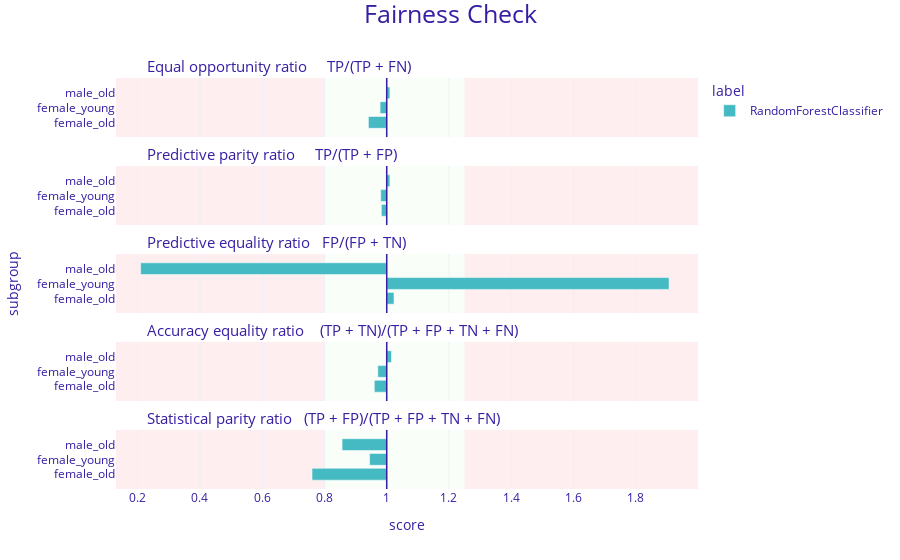

The notebook cell saved with this chart:
### Markdown cell above
**Fairness Check plot**

### Code cell
fobject.plot()

### Figure 1 — Plotly figure (JSON) as saved in the notebook; plotly's stock layout.template omitted (floating-point values rounded to 4 significant figures)
{"data": [{"alignmentgroup": "True", "customdata": [["female_old", 0.941, "RandomForestClassifier"], ["female_young", 0.979, "RandomForestClassifier"], ["male_old", 1.01, "RandomForestClassifier"]], "hovertemplate": "<b>%{customdata[2]}</b><br>Subgroup: %{customdata[0]}<br>Score: %{customdata[1]}<br><extra></extra>", "legendgroup": "RandomForestClassifier", "marker": {"color": "#46bac2", "pattern": {"shape": ""}}, "name": "RandomForestClassifier", "offsetgroup": "RandomForestClassifier", "orientation": "h", "showlegend": true, "textposition": "auto", "type": "bar", "x": [-0.05888, -0.02132, 0.01015], "xaxis": "x5", "y": [0.25, 0.5, 0.75], "yaxis": "y5"}, {"alignmentgroup": "True", "customdata": [["female_old", 0.983, "RandomForestClassifier"], ["female_young", 0.981, "RandomForestClassifier"], ["male_old", 1.01, "RandomForestClassifier"]], "hovertemplate": "<b>%{customdata[2]}</b><br>Subgroup: %{customdata[0]}<br>Score: %{customdata[1]}<br><extra></extra>", "legendgroup": "RandomForestClassifier", "marker": {"color": "#46bac2", "pattern": {"shape": ""}}, "name": "RandomForestClassifier", "offsetgroup": "RandomForestClassifier", "orientation": "h", "showlegend": false, "textposition": "auto", "type": "bar", "x": [-0.01726, -0.01929, 0.01015], "xaxis": "x4", "y": [0.25, 0.5, 0.75], "yaxis": "y4"}, {"alignmentgroup": "True", "customdata": [["female_old", 1.023, "RandomForestClassifier"], ["female_young", 1.907, "RandomForestClassifier"], ["male_old", 0.209, "RandomForestClassifier"]], "hovertemplate": "<b>%{customdata[2]}</b><br>Subgroup: %{customdata[0]}<br>Score: %{customdata[1]}<br><extra></extra>", "legendgroup": "RandomForestClassifier", "marker": {"color": "#46bac2", "pattern": {"shape": ""}}, "name": "RandomForestClassifier", "offsetgroup": "RandomForestClassifier", "orientation": "h", "showlegend": false, "textposition": "auto", "type": "bar", "x": [0.02326, 0.907, -0.7907], "xaxis": "x3", "y": [0.25, 0.5, 0.75], "yaxis": "y3"}, {"alignmentgroup": "True", "customdata": [["female_old", 0.96, "RandomForestClassifier"], ["female_young", 0.971, "RandomForestClassifier"], ["male_old", 1.015, "RandomForestClassifier"]], "hovertemplate": "<b>%{customdata[2]}</b><br>Subgroup: %{customdata[0]}<br>Score: %{customdata[1]}<br><extra></extra>", "legendgroup": "RandomForestClassifier", "marker": {"color": "#46bac2", "pattern": {"shape": ""}}, "name": "RandomForestClassifier", "offsetgroup": "RandomForestClassifier", "orientation": "h", "showlegend": false, "textposition": "auto", "type": "bar", "x": [-0.03988, -0.02863, 0.01534], "xaxis": "x2", "y": [0.25, 0.5, 0.75], "yaxis": "y2"}, {"alignmentgroup": "True", "customdata": [["female_old", 0.76, "RandomForestClassifier"], ["female_young", 0.945, "RandomForestClassifier"], ["male_old", 0.857, "RandomForestClassifier"]], "hovertemplate": "<b>%{customdata[2]}</b><br>Subgroup: %{customdata[0]}<br>Score: %{customdata[1]}<br><extra></extra>", "legendgroup": "RandomForestClassifier", "marker": {"color": "#46bac2", "pattern": {"shape": ""}}, "name": "RandomForestClassifier", "offsetgroup": "RandomForestClassifier", "orientation": "h", "showlegend": false, "textposition": "auto", "type": "bar", "x": [-0.2399, -0.05496, -0.1434], "xaxis": "x", "y": [0.25, 0.5, 0.75], "yaxis": "y"}], "layout": {"annotations": [{"font": {"size": 15}, "showarrow": false, "text": "Statistical parity ratio   (TP + FP)/(TP + FP + TN + FN)", "x": 0.05, "xanchor": "left", "xref": "paper", "y": 0.144, "yanchor": "bottom", "yref": "paper"}, {"font": {"size": 15}, "showarrow": false, "text": "Accuracy equality ratio    (TP + TN)/(TP + FP + TN + FN)", "x": 0.05, "xanchor": "left", "xref": "paper", "y": 0.358, "yanchor": "bottom", "yref": "paper"}, {"font": {"size": 15}, "showarrow": false, "text": "Predictive equality ratio   FP/(FP + TN)", "x": 0.05, "xanchor": "left", "xref": "paper", "y": 0.572, "yanchor": "bottom", "yref": "paper"}, {"font": {"size": 15}, "showarrow": false, "text": "Predictive parity ratio     TP/(TP + FP)", "x": 0.05, "xanchor": "left", "xref": "paper", "y": 0.786, "yanchor": "bottom", "yref": "paper"}, {"font": {"size": 15}, "showarrow": false, "text": "Equal opportunity ratio     TP/(TP + FN)", "x": 0.05, "xanchor": "left", "xref": "paper", "y": 1, "yanchor": "bottom", "yref": "paper"}], "barmode": "group", "font": {"color": "#371ea3"}, "legend": {"title": {"text": "label"}, "tracegroupgap": 0}, "margin": {"b": 71, "r": 30, "t": 78}, "shapes": [{"fillcolor": "#f05a71", "layer": "below", "line": {"width": 0}, "opacity": 0.1, "type": "rect", "x0": 0.25, "x1": 1, "xref": "x", "y0": 0, "y1": 1, "yref": "y"}, {"fillcolor": "#f05a71", "layer": "below", "line": {"width": 0}, "opacity": 0.1, "type": "rect", "x0": -0.8698, "x1": -0.2, "xref": "x", "y0": 0, "y1": 1, "yref": "y"}, {"fillcolor": "#c7f5bf", "layer": "below", "line": {"width": 0}, "opacity": 0.1, "type": "rect", "x0": -0.2, "x1": 0.25, "xref": "x", "y0": 0, "y1": 1, "yref": "y"}, {"line": {"color": "#371ea3", "width": 1.5}, "type": "line", "x0": 0, "x1": 0, "xref": "x", "y0": 0, "y1": 1, "yref": "y"}, {"fillcolor": "#f05a71", "layer": "below", "line": {"width": 0}, "opacity": 0.1, "type": "rect", "x0": 0.25, "x1": 1, "xref": "x", "y0": 0, "y1": 1, "yref": "y2"}, {"fillcolor": "#f05a71", "layer": "below", "line": {"width": 0}, "opacity": 0.1, "type": "rect", "x0": -0.8698, "x1": -0.2, "xref": "x", "y0": 0, "y1": 1, "yref": "y2"}, {"fillcolor": "#c7f5bf", "layer": "below", "line": {"width": 0}, "opacity": 0.1, "type": "rect", "x0": -0.2, "x1": 0.25, "xref": "x", "y0": 0, "y1": 1, "yref": "y2"}, {"line": {"color": "#371ea3", "width": 1.5}, "type": "line", "x0": 0, "x1": 0, "xref": "x", "y0": 0, "y1": 1, "yref": "y2"}, {"fillcolor": "#f05a71", "layer": "below", "line": {"width": 0}, "opacity": 0.1, "type": "rect", "x0": 0.25, "x1": 1, "xref": "x", "y0": 0, "y1": 1, "yref": "y3"}, {"fillcolor": "#f05a71", "layer": "below", "line": {"width": 0}, "opacity": 0.1, "type": "rect", "x0": -0.8698, "x1": -0.2, "xref": "x", "y0": 0, "y1": 1, "yref": "y3"}, {"fillcolor": "#c7f5bf", "layer": "below", "line": {"width": 0}, "opacity": 0.1, "type": "rect", "x0": -0.2, "x1": 0.25, "xref": "x", "y0": 0, "y1": 1, "yref": "y3"}, {"line": {"color": "#371ea3", "width": 1.5}, "type": "line", "x0": 0, "x1": 0, "xref": "x", "y0": 0, "y1": 1, "yref": "y3"}, {"fillcolor": "#f05a71", "layer": "below", "line": {"width": 0}, "opacity": 0.1, "type": "rect", "x0": 0.25, "x1": 1, "xref": "x", "y0": 0, "y1": 1, "yref": "y4"}, {"fillcolor": "#f05a71", "layer": "below", "line": {"width": 0}, "opacity": 0.1, "type": "rect", "x0": -0.8698, "x1": -0.2, "xref": "x", "y0": 0, "y1": 1, "yref": "y4"}, {"fillcolor": "#c7f5bf", "layer": "below", "line": {"width": 0}, "opacity": 0.1, "type": "rect", "x0": -0.2, "x1": 0.25, "xref": "x", "y0": 0, "y1": 1, "yref": "y4"}, {"line": {"color": "#371ea3", "width": 1.5}, "type": "line", "x0": 0, "x1": 0, "xref": "x", "y0": 0, "y1": 1, "yref": "y4"}, {"fillcolor": "#f05a71", "layer": "below", "line": {"width": 0}, "opacity": 0.1, "type": "rect", "x0": 0.25, "x1": 1, "xref": "x", "y0": 0, "y1": 1, "yref": "y5"}, {"fillcolor": "#f05a71", "layer": "below", "line": {"width": 0}, "opacity": 0.1, "type": "rect", "x0": -0.8698, "x1": -0.2, "xref": "x", "y0": 0, "y1": 1, "yref": "y5"}, {"fillcolor": "#c7f5bf", "layer": "below", "line": {"width": 0}, "opacity": 0.1, "type": "rect", "x0": -0.2, "x1": 0.25, "xref": "x", "y0": 0, "y1": 1, "yref": "y5"}, {"line": {"color": "#371ea3", "width": 1.5}, "type": "line", "x0": 0, "x1": 0, "xref": "x", "y0": 0, "y1": 1, "yref": "y5"}], "title": {"font": {"size": 25}, "text": "Fairness Check", "x": 0.5, "y": 0.99}, "xaxis": {"anchor": "y", "domain": [0, 1], "range": [-0.8698, 1], "ticktext": [0, 0.2, 0.4, 0.6, 0.8, 1, 1.2, 1.4, 1.6, 1.8, 1], "tickvals": [-1, -0.8, -0.6, -0.4, -0.2, 0, 0.2, 0.4, 0.6, 0.8, 0], "title": {"text": "score"}}, "xaxis2": {"anchor": "y2", "domain": [0, 1], "matches": "x", "range": [-0.8698, 1], "showticklabels": false, "ticktext": [0, 0.2, 0.4, 0.6, 0.8, 1, 1.2, 1.4, 1.6, 1.8, 1], "tickvals": [-1, -0.8, -0.6, -0.4, -0.2, 0, 0.2, 0.4, 0.6, 0.8, 0]}, "xaxis3": {"anchor": "y3", "domain": [0, 1], "matches": "x", "range": [-0.8698, 1], "showticklabels": false, "ticktext": [0, 0.2, 0.4, 0.6, 0.8, 1, 1.2, 1.4, 1.6, 1.8, 1], "tickvals": [-1, -0.8, -0.6, -0.4, -0.2, 0, 0.2, 0.4, 0.6, 0.8, 0]}, "xaxis4": {"anchor": "y4", "domain": [0, 1], "matches": "x", "range": [-0.8698, 1], "showticklabels": false, "ticktext": [0, 0.2, 0.4, 0.6, 0.8, 1, 1.2, 1.4, 1.6, 1.8, 1], "tickvals": [-1, -0.8, -0.6, -0.4, -0.2, 0, 0.2, 0.4, 0.6, 0.8, 0]}, "xaxis5": {"anchor": "y5", "domain": [0, 1], "matches": "x", "range": [-0.8698, 1], "showticklabels": false, "ticktext": [0, 0.2, 0.4, 0.6, 0.8, 1, 1.2, 1.4, 1.6, 1.8, 1], "tickvals": [-1, -0.8, -0.6, -0.4, -0.2, 0, 0.2, 0.4, 0.6, 0.8, 0]}, "yaxis": {"anchor": "x", "domain": [0, 0.144], "range": [0, 1], "showgrid": false, "ticktext": ["female_old", "female_young", "male_old"], "tickvals": [0.25, 0.5, 0.75], "title": {"text": ""}, "zeroline": false}, "yaxis2": {"anchor": "x2", "domain": [0.214, 0.358], "matches": "y", "range": [0, 1], "showgrid": false, "ticktext": ["female_old", "female_young", "male_old"], "tickvals": [0.25, 0.5, 0.75], "title": {"text": ""}, "zeroline": false}, "yaxis3": {"anchor": "x3", "domain": [0.428, 0.572], "matches": "y", "range": [0, 1], "showgrid": false, "ticktext": ["female_old", "female_young", "male_old"], "tickvals": [0.25, 0.5, 0.75], "title": {"text": "subgroup"}, "zeroline": false}, "yaxis4": {"anchor": "x4", "domain": [0.642, 0.786], "matches": "y", "range": [0, 1], "showgrid": false, "ticktext": ["female_old", "female_young", "male_old"], "tickvals": [0.25, 0.5, 0.75], "title": {"text": ""}, "zeroline": false}, "yaxis5": {"anchor": "x5", "domain": [0.856, 1], "matches": "y", "range": [0, 1], "showgrid": false, "ticktext": ["female_old", "female_young", "male_old"], "tickvals": [0.25, 0.5, 0.75], "title": {"text": ""}, "zeroline": false}}}
